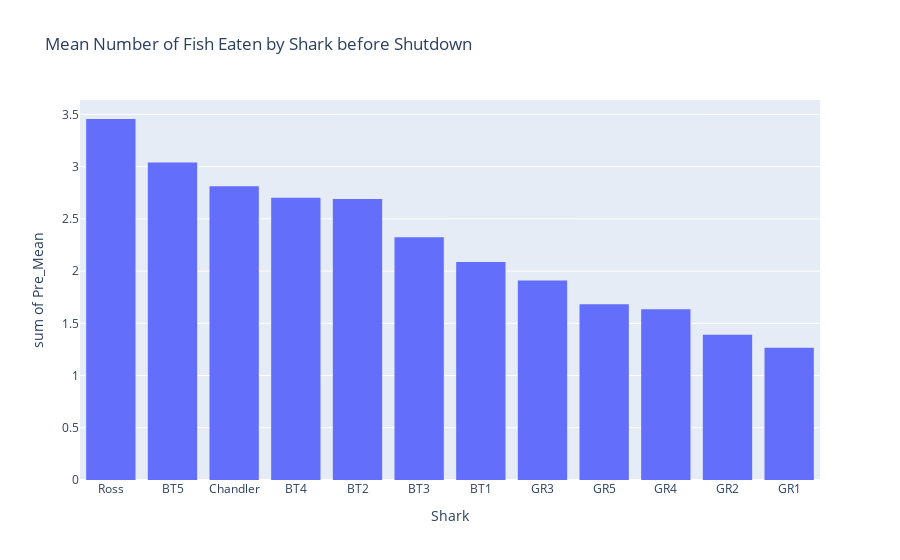

Notebook cell for this chart:
### Code cell
fig = px.histogram(pre_eaten_means_sorted, x="Shark", y="Pre_Mean", 
                   title = "Mean Number of Fish Eaten by Shark before Shutdown",
                  labels={
                     "Shark": "Shark",
                     "Mean": " Mean Number of Fish",
                 })
fig.show()

### Figure 1 — Plotly figure (JSON) as saved in the notebook; plotly's stock layout.template omitted (floating-point values rounded to 4 significant figures)
{"data": [{"alignmentgroup": "True", "bingroup": "x", "histfunc": "sum", "hovertemplate": "Shark=%{x}<br>sum of Pre_Mean=%{y}<extra></extra>", "legendgroup": "", "marker": {"color": "#636efa"}, "name": "", "offsetgroup": "", "orientation": "v", "showlegend": false, "type": "histogram", "x": ["Ross", "BT5", "Chandler", "BT4", "BT2", "BT3", "BT1", "GR3", "GR5", "GR4", "GR2", "GR1"], "xaxis": "x", "y": [3.456, 3.04, 2.811, 2.703, 2.691, 2.323, 2.088, 1.909, 1.683, 1.635, 1.391, 1.266], "yaxis": "y"}], "layout": {"barmode": "relative", "legend": {"tracegroupgap": 0}, "title": {"text": "Mean Number of Fish Eaten by Shark before Shutdown"}, "xaxis": {"anchor": "y", "domain": [0, 1], "title": {"text": "Shark"}}, "yaxis": {"anchor": "x", "domain": [0, 1], "title": {"text": "sum of Pre_Mean"}}}}
